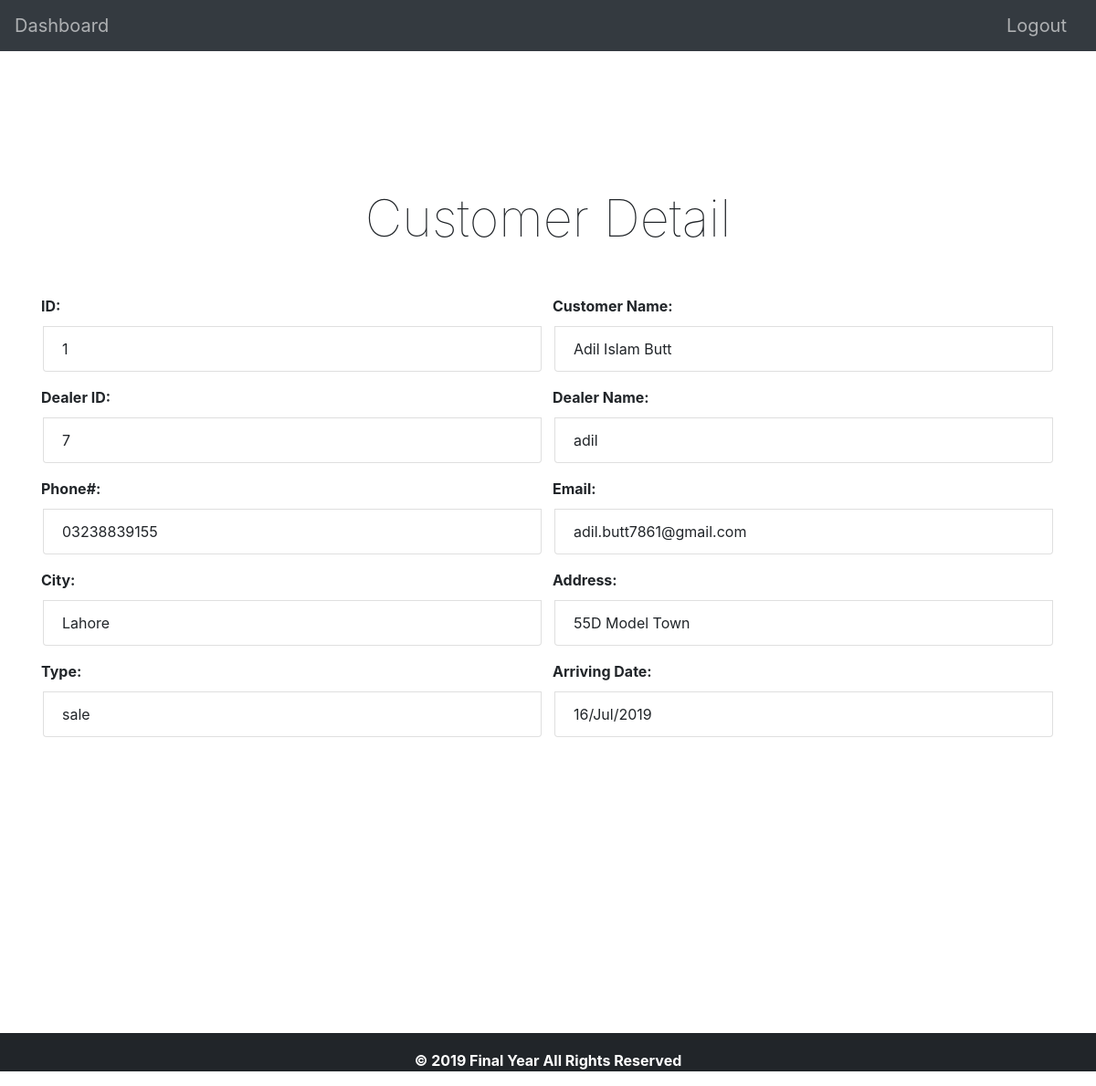
The app's page /Final/Admin/customer-detail.php?id=1 (signed in) with its own data.
### tables this page shows
CREATE TABLE `customerdata` (
  `id` int(255) NOT NULL,
  `dealerid` int(255) NOT NULL,
  `dealername` varchar(255) NOT NULL,
  `name` varchar(255) NOT NULL,
  `phone` varchar(255) NOT NULL,
  `city` varchar(255) NOT NULL,
  `address` varchar(255) NOT NULL,
  `email` varchar(255) NOT NULL,
  `type` varchar(255) NOT NULL,
  `arrivingdate` varchar(255) NOT NULL,
  `arrivingday` int(255) NOT NULL,
  `arrivingmonth` varchar(255) NOT NULL,
  `arrivingyear` int(255) NOT NULL,
  `flag` varchar(255) NOT NULL
);

### Final/Admin/customer-detail.php (the view, shortened to what this page needs)
<!DOCTYPE html>
<html lang="en"/>
<head>
<link rel="stylesheet" href="https://maxcdn.bootstrapcdn.com/bootstrap/4.0.0-beta/css/bootstrap.min.css">
<link rel="stylesheet" type="text/css" href="../styles.css">
<link rel="stylesheet" href="https://cdnjs.cloudflare.com/ajax/libs/font-awesome/4.7.0/css/font-awesome.min.css">
</head>
<body>
	<?php include("../files/header.php"); ?>
<?php
	if($_SESSION['admin-credentials'])
	{	?>
	<?php
		include("../files/config.php");
		if (isset($_GET['id'])){
			$id = $_GET['id'];
			$qq="SELECT  * FROM customerdata WHERE `id`='$id'";
			$result=mysqli_query($conn,$qq);
			if($result) {
				$row=mysqli_fetch_array($result);
			}
			else {
				$message = "<div class='alert alert-danger' role='alert'>".mysqli_error($conn)."</div>";
				$row = 0;
			}
		}
		else {
			$row = 0;
		}
	?>
	<div class="container class-content">
		<p class="display-4 text-center">Customer Detail</p>
		<form>
			<div class="form-row">
				<div class="form-group col-md-6">
				  <label><b>ID:</b></label>
				  <li class="list-group-item"><?php echo $row['id'];?></li>
				</div>
				<div class="form-group col-md-6">
				  <label><b>Customer Name:</b></label>
				  <li class="list-group-item"><?php echo $row['name'];?></li>
				</div>
			</div>
			<div class="form-row">
				<div class="form-group col-md-6">
				  <label><b>Dealer ID:</b></label>
				  <li class="list-group-item"><?php echo $row['dealerid'];?></li>
				</div>
				<div class="form-group col-md-6">
				  <label><b>Dealer Name:</b></label>
				  <li class="list-group-item"><?php echo $row['dealername'];?></li>
				</div>
			</div>
			<div class="form-row">
				<div class="form-group col-md-6">
				  <label><b>Phone#:</b></label>
				  <li class="list-group-item"><?php echo $row['phone'];?></li>
				</div>
				<div class="form-group col-md-6">
				  <label><b>Email:</b></label>
				  <li class="list-group-item"><?php echo $row['email'];?></li>
				</div>
			</div>
			<div class="form-row">
				<div class="form-group col-md-6">
				  <label><b>City:</b></label>
				  <li class="list-group-item"><?php echo $row['city'];?></li>
				</div>
				<div class="form-group col-md-6">
				  <label><b>Address:</b></label>
				  <li class="list-group-item"><?php echo $row['address'];?></li>
				</div>
			</div>
			<div class="form-row">
				<div class="form-group col-md-6">
					<label><b>Type:</b></label>
					<li class="list-group-item"><?php echo $row['type'];?></li>
				</div>
				<div class="form-group col-md-6">
					<label><b>Arriving Date:</b></label>
					<li class="list-group-item"><?php echo $row['arrivingdate'];?></</li>
				</div>
			</div>
		</form>
	</div>
<?php
	}
	else
	{
		header("Location:../home.php");
	} ?>
	<?php include("../files/footer.php"); ?>
</body>

### Final/styles.css (style rules this page uses)
body { padding-left: 20px; background-color: #FFF; margin: 0; padding: 0; }
.class-content { margin-top: 150px; }
.display-4 { margin-bottom: 50px; font-weight: 50; }
.list-group-item { margin: 2px; width: auto; }

### records on screen
customerdata: id "1", name "Adil Islam Butt", dealerid "7", dealername "adil", phone "03238839155", email "adil.butt7861@gmail.com", city "Lahore", address "55D Model Town", type "sale", arrivingdate "16/Jul/2019"
